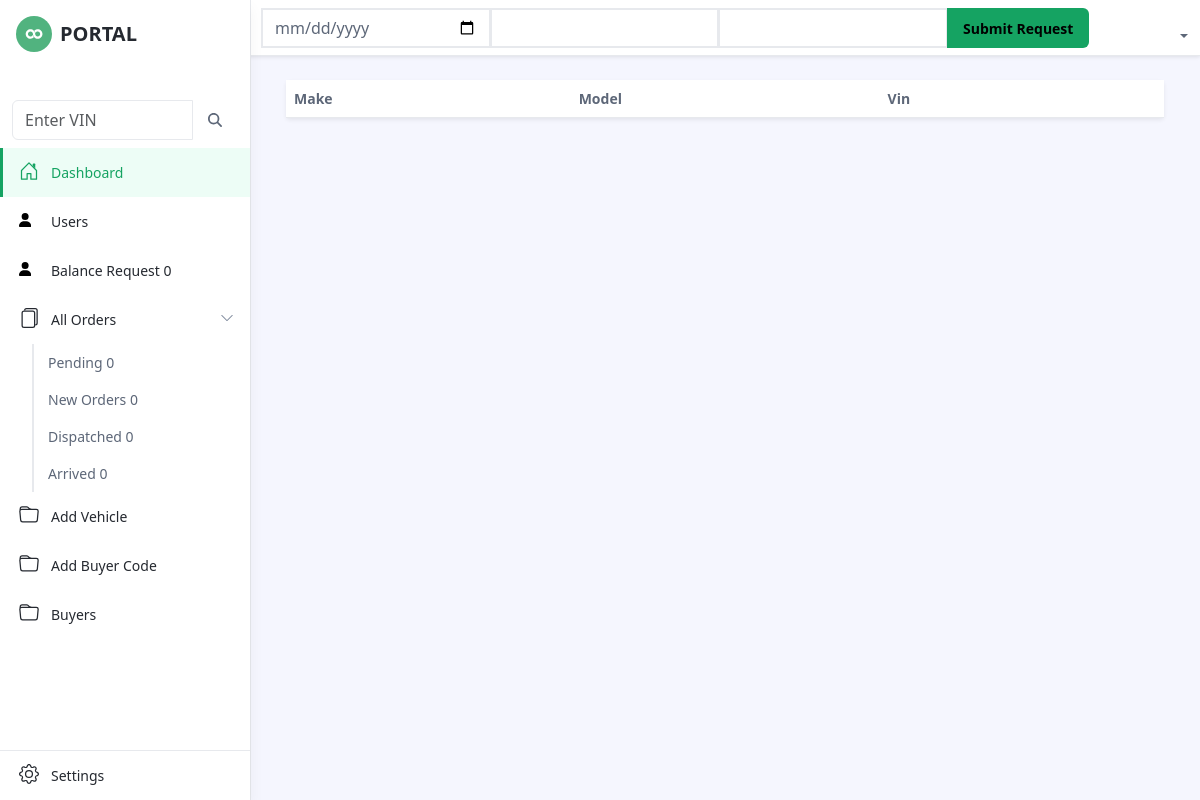
/pages/pending.php (signed in), run on an earlier commit of the app's database.
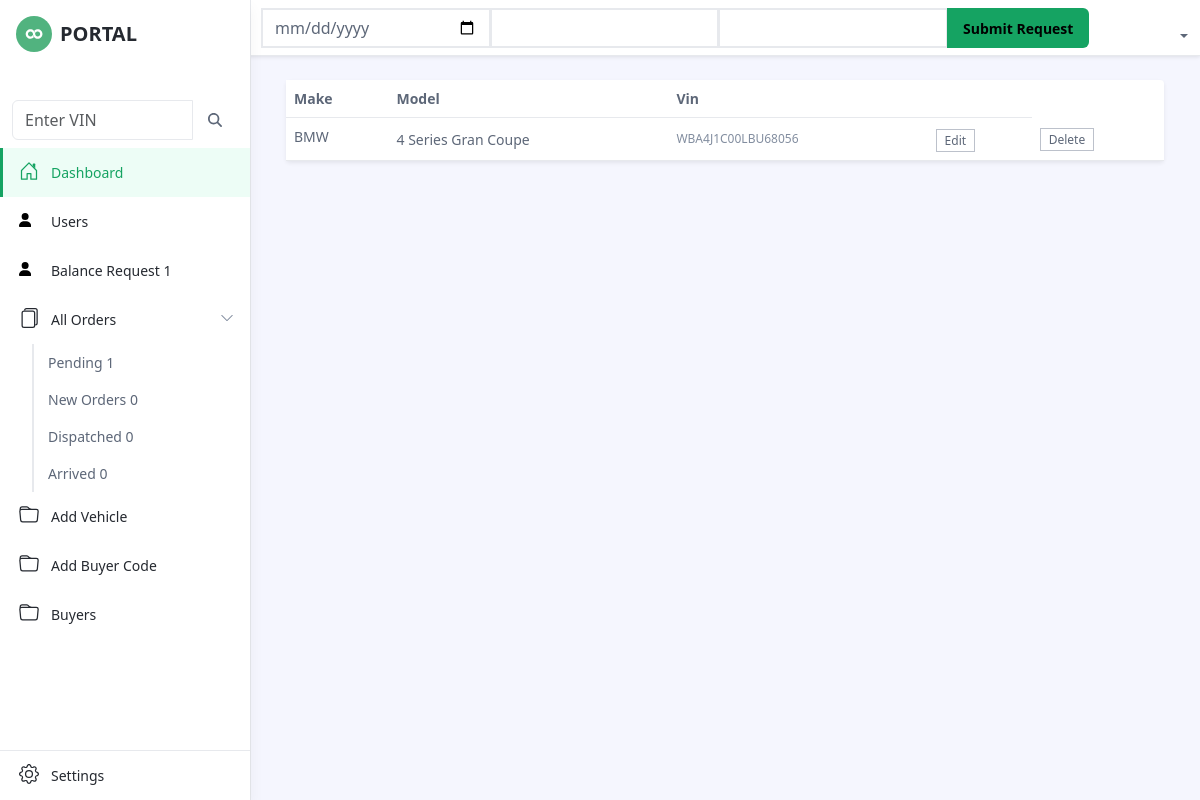
And on a later commit of the database.
### tables this page shows
CREATE TABLE `vehicles` (
  `id` int(11) NOT NULL,
  `make` varchar(50) NOT NULL,
  `model` varchar(50) NOT NULL,
  `auction` varchar(50) NOT NULL,
  `branch` varchar(80) NOT NULL,
  `dest` text NOT NULL,
  `vin` varchar(80) NOT NULL,
  `year` int(11) NOT NULL,
  `lot` int(11) NOT NULL,
  `price` int(20) NOT NULL,
  `dt` date NOT NULL,
  `buyer_id` int(11) NOT NULL,
  `consigne_id` int(11) NOT NULL,
  `user_id` int(11) NOT NULL,
  `status` text NOT NULL,
  `image_paths` varchar(500) DEFAULT NULL,
  `debt` int(11) DEFAULT 0
);

### pages/pending.php (the view, shortened to what the changed rows need)
<?php
if (isset($_SESSION["username"]) && isset($_SESSION["id"])) { ?>
<!DOCTYPE html>
<html>
<head>
    <link id="theme-style" rel="stylesheet" href="assets/css/portal.css">
</head>
<body class="app">
    <header class="app-header fixed-top">
        <div id="app-sidepanel" class="app-sidepanel">
	        <div class="sidepanel-inner d-flex flex-column">
			    <?php include "../sidebar.php"; ?>
	        </div>
	    </div>
    </header>
    <div class="app-wrapper">
	    <div class="app-content pt-3 p-md-3 p-lg-4">
		    <div class="container-xl">
			    <div class="row g-4 mb-4">
				<div class="tab-content" id="orders-table-tab-content">
			        <div class="tab-pane fade show active" id="orders-all" role="tabpanel" aria-labelledby="orders-all-tab">
					    <div class="app-card app-card-orders-table shadow-sm mb-5">
						    <div class="app-card-body">
							    <div class="table-responsive">
							        <table class="table app-table-hover mb-0 text-left">
										<thead>
											<tr>
												<th class="cell">Make</th>
												<th class="cell">Model</th>
												<th class="cell">Vin</th>
												<th class="cell"></th>
											</tr>
										</thead>
										<tbody>
										<?php
                                 $sql = "SELECT * FROM vehicles where status='Pending'";
                                 $result = mysqli_query($conn, $sql);
                                 while ($row = mysqli_fetch_array($result)) { ?>
											<tr>
												<td class="cell"><span class="truncate"><?php echo $row["make"]; ?></span></td>
												<td class="cell"><?php echo $row["model"]; ?></td>
												<td class="cell"><span class="note"><?php echo $row["vin"]; ?></span></td>
												<td class="cell"><a class="btn-sm app-btn-secondary edit" data-id="<?php echo $row["id"]; ?>" href="#">Edit</a></td>
												<td class="cell"><a class="btn-sm app-btn-secondary delete" data-id="<?php echo $row["id"]; ?>" href="#">Delete</a></td>
											</tr>
										<?php }
                                           ?>
										</tbody>
									</table>
						        </div>
						    </div>
						</div>
			        </div>
				</div>
		    </div>
	    </div>
    </div>
</body>
</html>
<?php } else {header("Location: ../index.php");} ?>

### sidebar.php (shortened to what the changed rows need)
<?php
include "db_conn.php";
?>
<nav id="app-nav-main" class="app-nav app-nav-main flex-grow-1">
   <ul class="app-menu list-unstyled accordion" id="menu-accordion">
      <?php
        function getRequestCount($mycon) {
    $sql = "SELECT COUNT(id) FROM balance_requests WHERE status = 'pending'";
    $result = mysqli_query($mycon, $sql);
    $row = mysqli_fetch_array($result, MYSQLI_NUM);
    if ($row) {
        echo $row[0];
    } else {
        echo "No results found.";
    }
}
          ?>
       <li class="nav-item">
         <a class="nav-link" href="check_balance.php">
            <span class="nav-icon">
            </span>
            <span class="nav-link-text">Balance Request <?php getRequestCount($conn); ?></span>
         </a>
      </li>
      <li class="nav-item has-submenu">
         <?php
        function getCount($status, $mycon) {
    $userId = intval($_SESSION['id']);
    if (is_int($status)) {
        $sql = "SELECT COUNT(id) FROM vehicles WHERE status = $status AND user_id = $userId";
    } else {
        $status = mysqli_real_escape_string($mycon, $status);
        $sql = "SELECT COUNT(id) FROM vehicles WHERE status = '$status' AND user_id = $userId";
    }
    $result = mysqli_query($mycon, $sql);
    $row = mysqli_fetch_array($result, MYSQLI_NUM);
    if ($row) {
        echo $row[0];
    } else {
        echo "No results found.";
    }
}
          ?>
         <div id="submenu-1" class="collapse submenu submenu-1 show" data-bs-parent="#menu-accordion">
            <ul class="submenu-list list-unstyled">
               <li class="submenu-item"><a class="submenu-link" href="pending.php">Pending <?php getCount("Pending", $conn); ?></a></li>
               <li class="submenu-item"><a class="submenu-link" href="new.php">New Orders <?php getCount("New", $conn); ?></a></li>
               <li class="submenu-item"><a class="submenu-link" href="dispached.php">Dispatched <?php getCount("Dispatched", $conn); ?></a></li>
               <li class="submenu-item"><a class="submenu-link" href="arrived.php">Arrived <?php getCount("Arrived", $conn); ?></a></li>
            </ul>
         </div>
      </li>
   </ul>
</nav>

What changed in the data, as far as the page shows it:
now on this page (row edited): vehicles: make "BMW", model "4 Series Gran Coupe", vin "WBA4J1C00LBU68056"
Also different on the page:
$row[0]: "0" → "1"
$row[0]: "0 0 0 0" → "1 0 0 0"
